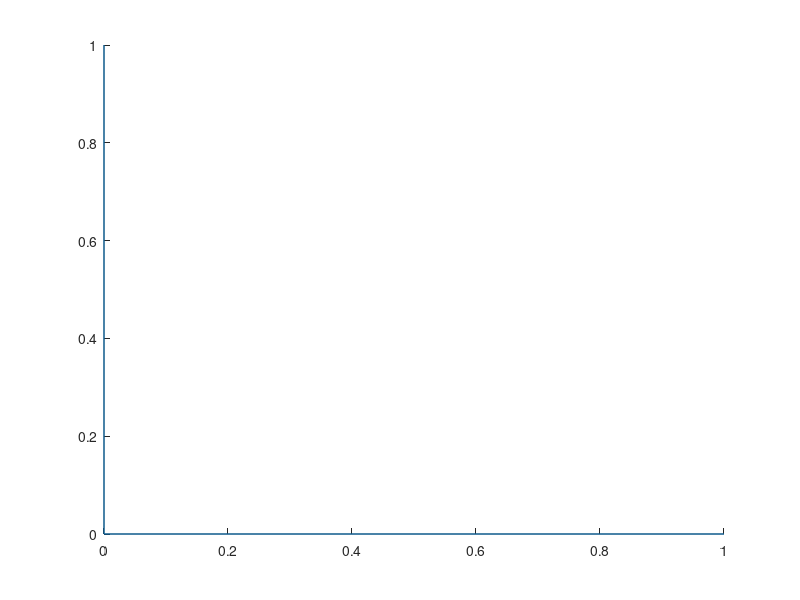

Write the MATLAB code that produced this figure.
function [] = printAxes()
    
    hold
    xL = xlim;
    yL = ylim;
    line([0 0], yL);  %x-axis
    line(xL, [0 0]);  %y-axis
    hold
    
    
end
